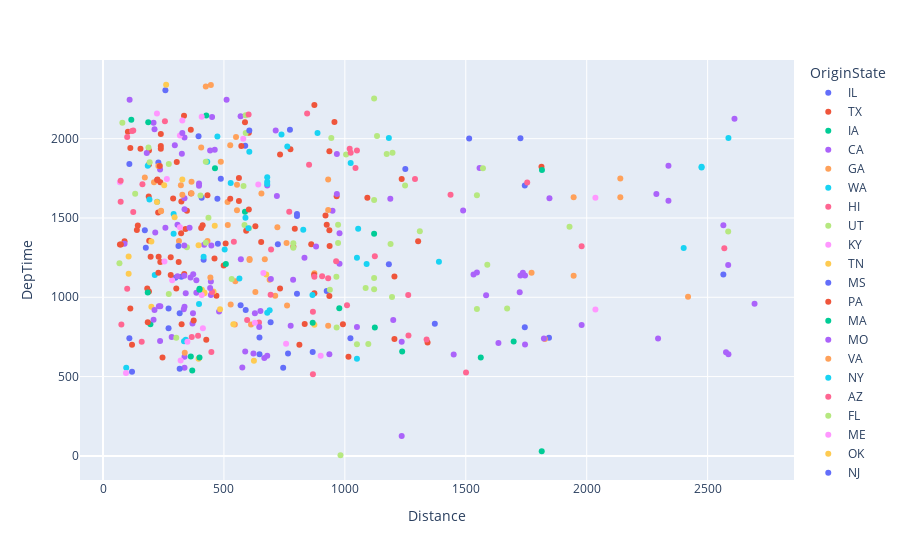

The notebook cell saved with this chart:
### Code cell
# Using plotly.express
# args = 'data':dataframe, 'x', 'y' : columns we are interested in
fig = px.scatter( airplane_df, x= 'Distance', y= 'DepTime', color= 'OriginState') # Setting color wtih column (OriginState)

fig.show()

### Figure 1 — Plotly figure (JSON) as saved in the notebook; plotly's stock layout.template omitted (floating-point values rounded to 4 significant figures)
{"data": [{"hovertemplate": "OriginState=IL<br>Distance=%{x}<br>DepTime=%{y}<extra></extra>", "legendgroup": "IL", "marker": {"color": "#636efa", "symbol": "circle"}, "mode": "markers", "name": "IL", "orientation": "v", "showlegend": true, "type": "scatter", "x": [109, 647, 271, 473, 157, 395, 723, 416, 229, 647, 773, 258, 271, 590, 802, 867, 1744, 299, 1105, 925, 678, 109, 1250, 296, 802, 1726, 693, 802, 588, 1744, 177, 1844, 1514, 1182], "xaxis": "x", "y": [742, 641, 804, 1621, null, 2015, 1334, 1236, 1850, 747, 2056, 2305, 930, 920, 1525, 655, 811, 1123, null, 1039, null, 1840, 1809, null, 1023, 2002, 842, 1513, 1956, 1704, 1313, 745, 2001, 1208], "yaxis": "y"}, {"hovertemplate": "OriginState=TX<br>Distance=%{x}<br>DepTime=%{y}<extra></extra>", "legendgroup": "TX", "marker": {"color": "#EF553B", "symbol": "circle"}, "mode": "markers", "name": "TX", "orientation": "v", "showlegend": true, "type": "scatter", "x": [732, 793, 347, 936, 237, 812, 1205, 247, 246, 1342, 461, 874, 323, 183, 732, 190, 1205, 237, 140, 239, 936, 103, 239, 89, 239, 364, 874, 630, 562, 562, 1303, 572, 313, 305, 341, 427, 303, 603, 925, 190, 592, 775, 432, 937, 189, 1235, 787, 469, 190, 191, 966, 1093, 324, 936], "xaxis": "x", "y": [1900, 1432, 1546, 1920, 1222, 701, 1131, null, 620, 715, 1245, 1025, 1403, 1055, 1056, 1837, 737, 1726, 1424, 1954, 1422, 2043, 1936, 1353, 2030, 1655, 2213, 1448, 1607, 1752, 1353, 1954, 1222, 1853, 1430, 733, 1055, 2037, 1458, 1925, 1419, 1934, 1644, 1324, 1636, 1745, 1320, 1009, 1036, 1357, 1637, 1628, 1604, 1008], "yaxis": "y"}, {"hovertemplate": "OriginState=IA<br>Distance=%{x}<br>DepTime=%{y}<extra></extra>", "legendgroup": "IA", "marker": {"color": "#00cc96", "symbol": "circle"}, "mode": "markers", "name": "IA", "orientation": "v", "showlegend": true, "type": "scatter", "x": [117, 196], "xaxis": "x", "y": [2120, 830], "yaxis": "y"}, {"hovertemplate": "OriginState=CA<br>Distance=%{x}<br>DepTime=%{y}<extra></extra>", "legendgroup": "CA", "marker": {"color": "#ab63fa", "symbol": "circle"}, "mode": "markers", "name": "CA", "orientation": "v", "showlegend": true, "type": "scatter", "x": [1846, 1532, 209, 372, 2288, 451, 967, 1745, 949, 2338, 326, 236, 297, 714, 1050, 370, 2565, 342, 1635, 833, 651, 480, 628, 362, 386, 446, 337, 418, 679, 1726, 2295, 588, 337, 978, 337, 2585, 373, 1979, 110, 2576, 397, 2611, 776, 2694, 1723, 337, 1188, 1235, 978, 1584, 446, 334, 1450, 337, 231, 236, 397, 569, 358, 1546, 1200, 181, 308, 1745, 679, 1235, 967, 216, 89, 2338, 209, 2586, 622, 337], "xaxis": "x", "y": [1625, 1143, 858, 900, 1651, 2137, 1904, 1137, 1545, 1609, 1905, 725, 1958, 2052, 812, 835, 1454, 1025, 711, 1249, 914, 910, 900, 1125, 1028, 1100, 1624, 1331, 632, 1137, 740, 658, 1555, 1211, 556, 1203, 1145, 826, 2246, 654, 1717, 2125, 821, 959, 1031, 940, 1621, 125, 1404, 1013, 1015, 925, 640, 2007, 944, 1806, 1703, 2142, 1439, 1157, 857, 1910, 1458, 703, 1705, 720, 1651, 1409, 1337, 1830, 2101, 641, 645, 625], "yaxis": "y"}, {"hovertemplate": "OriginState=GA<br>Distance=%{x}<br>DepTime=%{y}<extra></extra>", "legendgroup": "GA", "marker": {"color": "#FFA15A", "symbol": "circle"}, "mode": "markers", "name": "GA", "orientation": "v", "showlegend": true, "type": "scatter", "x": [432, 2139, 547, 526, 545, 515, 606, 406, 2139, 874, 366, 606, 425, 83, 761, 1946, 689, 446, 721, 528, 554, 669, 1946, 712, 366], "xaxis": "x", "y": [1355, 1630, 1101, 1958, 829, 1601, 1235, 1945, 1749, 1152, 1656, 1241, 2329, null, 948, 1631, 1111, 2339, 1442, 954, 1710, 1239, 1135, 1010, 1728], "yaxis": "y"}, {"hovertemplate": "OriginState=WA<br>Distance=%{x}<br>DepTime=%{y}<extra></extra>", "legendgroup": "WA", "marker": {"color": "#19d3f3", "symbol": "circle"}, "mode": "markers", "name": "WA", "orientation": "v", "showlegend": true, "type": "scatter", "x": [866, 2401, 679, 1024, 605, 679, 1050, 224, 689, 679, 564, 679, 1050], "xaxis": "x", "y": [1015, 1310, 1728, 1846, 1918, 902, 613, 1603, 919, 1757, 1118, 1714, 1250], "yaxis": "y"}, {"hovertemplate": "OriginState=HI<br>Distance=%{x}<br>DepTime=%{y}<extra></extra>", "legendgroup": "HI", "marker": {"color": "#FF6692", "symbol": "circle"}, "mode": "markers", "name": "HI", "orientation": "v", "showlegend": true, "type": "scatter", "x": [100, 100, 2569, 163], "xaxis": "x", "y": [1053, 2011, 1309, 1713], "yaxis": "y"}, {"hovertemplate": "OriginState=UT<br>Distance=%{x}<br>DepTime=%{y}<extra></extra>", "legendgroup": "UT", "marker": {"color": "#B6E880", "symbol": "circle"}, "mode": "markers", "name": "UT", "orientation": "v", "showlegend": true, "type": "scatter", "x": [1589, 532, 585, 1249, 590, 188, 1195, 436, 590, 347], "xaxis": "x", "y": [1205, 1115, 1455, 1704, 2036, 1944, 1001, 1502, 2147, 1315], "yaxis": "y"}, {"hovertemplate": "OriginState=KY<br>Distance=%{x}<br>DepTime=%{y}<extra></extra>", "legendgroup": "KY", "marker": {"color": "#FF97FF", "symbol": "circle"}, "mode": "markers", "name": "KY", "orientation": "v", "showlegend": true, "type": "scatter", "x": [264, 2036, 321, 318, 318, 70, 757, 413, 642, 286, 2036, 254], "xaxis": "x", "y": [1745, 1627, 601, 2020, 1441, 1725, 707, 805, 1711, 1108, 923, 1225], "yaxis": "y"}, {"hovertemplate": "OriginState=TN<br>Distance=%{x}<br>DepTime=%{y}<extra></extra>", "legendgroup": "TN", "marker": {"color": "#FECB52", "symbol": "circle"}, "mode": "markers", "name": "TN", "orientation": "v", "showlegend": true, "type": "scatter", "x": [484, 395, 200, 874, 106, 409, 675, 457, 200, 106], "xaxis": "x", "y": [925, 613, 941, 827, 1148, 1048, 1144, 1037, 1351, 1257], "yaxis": "y"}, {"hovertemplate": "OriginState=MS<br>Distance=%{x}<br>DepTime=%{y}<extra></extra>", "legendgroup": "MS", "marker": {"color": "#636efa", "symbol": "circle"}, "mode": "markers", "name": "MS", "orientation": "v", "showlegend": true, "type": "scatter", "x": [324, 408], "xaxis": "x", "y": [1129, 1627], "yaxis": "y"}, {"hovertemplate": "OriginState=PA<br>Distance=%{x}<br>DepTime=%{y}<extra></extra>", "legendgroup": "PA", "marker": {"color": "#EF553B", "symbol": "circle"}, "mode": "markers", "name": "PA", "orientation": "v", "showlegend": true, "type": "scatter", "x": [280, 144, 336, 406, 992, 375, 228, 363, 185, 920, 70, 654, 499, 280, 861, 507, 1813, 290, 412, 587, 526, 335, 873, 834], "xaxis": "x", "y": [1252, 1453, 1146, 1437, 830, 853, 1535, 2056, 843, 1515, 1333, 1349, 1200, 1141, 1335, 1339, 1823, 1623, 1454, 2103, 1621, 2144, 1142, 831], "yaxis": "y"}, {"hovertemplate": "OriginState=MA<br>Distance=%{x}<br>DepTime=%{y}<extra></extra>", "legendgroup": "MA", "marker": {"color": "#00cc96", "symbol": "circle"}, "mode": "markers", "name": "MA", "orientation": "v", "showlegend": true, "type": "scatter", "x": [369, 185, 1237, 187, 399, 1121, 399, 1562, 1124, 1698, 867], "xaxis": "x", "y": [538, 1030, 658, 2103, 1053, 1400, 620, 621, 809, 721, 839], "yaxis": "y"}, {"hovertemplate": "OriginState=MO<br>Distance=%{x}<br>DepTime=%{y}<extra></extra>", "legendgroup": "MO", "marker": {"color": "#ab63fa", "symbol": "circle"}, "mode": "markers", "name": "MO", "orientation": "v", "showlegend": true, "type": "scatter", "x": [1557, 258, 237, 719, 667, 881, 694, 462, 1489, 1736, 786, 229], "xaxis": "x", "y": [1815, 1439, 944, 1639, 617, 1320, 1116, 1930, 1547, 1154, 1110, null], "yaxis": "y"}, {"hovertemplate": "OriginState=VA<br>Distance=%{x}<br>DepTime=%{y}<extra></extra>", "legendgroup": "VA", "marker": {"color": "#FFA15A", "symbol": "circle"}, "mode": "markers", "name": "VA", "orientation": "v", "showlegend": true, "type": "scatter", "x": [931, 1827, 2419, 444, 322, 211, 516, 931, 759, 655, 931, 229, 612, 612], "xaxis": "x", "y": [1742, 737, 1004, 1125, 1707, 1726, 1455, 1551, 1343, 1654, 821, 1828, null, 829], "yaxis": "y"}, {"hovertemplate": "OriginState=NY<br>Distance=%{x}<br>DepTime=%{y}<extra></extra>", "legendgroup": "NY", "marker": {"color": "#19d3f3", "symbol": "circle"}, "mode": "markers", "name": "NY", "orientation": "v", "showlegend": true, "type": "scatter", "x": [214, 503, 1182, 528, 2475, 431, 2475, 738, 292, 292, 96, 1389, 335, 762, 1090, 473, 2586, 828, 887, 185, 589], "xaxis": "x", "y": [1140, 1301, 2005, 1720, 1819, 1855, 1823, 2026, 1525, 1401, 555, 1224, 722, 1951, 1210, 2014, 2004, 1426, 2036, 1829, 1502], "yaxis": "y"}, {"hovertemplate": "OriginState=AZ<br>Distance=%{x}<br>DepTime=%{y}<extra></extra>", "legendgroup": "AZ", "marker": {"color": "#FF6692", "symbol": "circle"}, "mode": "markers", "name": "AZ", "orientation": "v", "showlegend": true, "type": "scatter", "x": [1009, 160, 1979, 256, 868, 367, 1020, 451, 868, 1262, 1263, 1044], "xaxis": "x", "y": [950, 720, 1321, 2110, 515, 750, 1936, 1034, 909, 1015, 759, 1815], "yaxis": "y"}, {"hovertemplate": "OriginState=FL<br>Distance=%{x}<br>DepTime=%{y}<extra></extra>", "legendgroup": "FL", "marker": {"color": "#B6E880", "symbol": "circle"}, "mode": "markers", "name": "FL", "orientation": "v", "showlegend": true, "type": "scatter", "x": [938, 1197, 787, 581, 1050, 272, 1546, 604, 1086, 1310, 133, 1121, 403, 1189, 966, 787, 965, 1121, 972, 1133, 1097, 80, 1121, 193, 2585, 1121, 982, 1005, 944, 972, 272, 1173, 1546, 972], "xaxis": "x", "y": [1048, 1911, 1312, 1701, 704, 1020, 1643, 1435, 1058, 1416, 1652, 1122, 1642, 1336, 809, 1340, 1129, 2253, 1342, 2017, 706, 2100, 1614, 1851, 1414, 1050, 4, 1900, 2005, null, 1840, 1903, 926, 1458], "yaxis": "y"}, {"hovertemplate": "OriginState=ME<br>Distance=%{x}<br>DepTime=%{y}<extra></extra>", "legendgroup": "ME", "marker": {"color": "#FF97FF", "symbol": "circle"}, "mode": "markers", "name": "ME", "orientation": "v", "showlegend": true, "type": "scatter", "x": [95, 900], "xaxis": "x", "y": [523, 631], "yaxis": "y"}, {"hovertemplate": "OriginState=OK<br>Distance=%{x}<br>DepTime=%{y}<extra></extra>", "legendgroup": "OK", "marker": {"color": "#FECB52", "symbol": "circle"}, "mode": "markers", "name": "OK", "orientation": "v", "showlegend": true, "type": "scatter", "x": [419, 462, 395, 419, 223], "xaxis": "x", "y": [1030, 1451, 1328, 1025, 1600], "yaxis": "y"}, {"hovertemplate": "OriginState=NJ<br>Distance=%{x}<br>DepTime=%{y}<extra></extra>", "legendgroup": "NJ", "marker": {"color": "#636efa", "symbol": "circle"}, "mode": "markers", "name": "NJ", "orientation": "v", "showlegend": true, "type": "scatter", "x": [2565, 569, 745, 605, 1372, 1023, 487], "xaxis": "x", "y": [1143, 950, 556, 2051, 833, 742, 1747], "yaxis": "y"}, {"hovertemplate": "OriginState=MI<br>Distance=%{x}<br>DepTime=%{y}<extra></extra>", "legendgroup": "MI", "marker": {"color": "#EF553B", "symbol": "circle"}, "mode": "markers", "name": "MI", "orientation": "v", "showlegend": true, "type": "scatter", "x": [113, 1015, 155, 113, 224, 235, 225, 957, 74, 229, 230, 120], "xaxis": "x", "y": [1941, 625, 1937, 930, 1740, 1827, 1743, 2105, 1333, 1155, 1255, 700], "yaxis": "y"}, {"hovertemplate": "OriginState=IN<br>Distance=%{x}<br>DepTime=%{y}<extra></extra>", "legendgroup": "IN", "marker": {"color": "#00cc96", "symbol": "circle"}, "mode": "markers", "name": "IN", "orientation": "v", "showlegend": true, "type": "scatter", "x": [977, 1814, 587, 427, 363, 1815, 508], "xaxis": "x", "y": [931, 29, 1540, 2146, 627, 1802, 1210], "yaxis": "y"}, {"hovertemplate": "OriginState=ND<br>Distance=%{x}<br>DepTime=%{y}<extra></extra>", "legendgroup": "ND", "marker": {"color": "#ab63fa", "symbol": "circle"}, "mode": "markers", "name": "ND", "orientation": "v", "showlegend": true, "type": "scatter", "x": [284, 627, 576, 386], "xaxis": "x", "y": [750, null, 557, 1108], "yaxis": "y"}, {"hovertemplate": "OriginState=OH<br>Distance=%{x}<br>DepTime=%{y}<extra></extra>", "legendgroup": "OH", "marker": {"color": "#FFA15A", "symbol": "circle"}, "mode": "markers", "name": "OH", "orientation": "v", "showlegend": true, "type": "scatter", "x": [314, 338, 1772, 240, 240, 328, 554, 487], "xaxis": "x", "y": [1355, 651, 1155, 1546, 1542, 1646, 1548, 1854], "yaxis": "y"}, {"hovertemplate": "OriginState=NV<br>Distance=%{x}<br>DepTime=%{y}<extra></extra>", "legendgroup": "NV", "marker": {"color": "#19d3f3", "symbol": "circle"}, "mode": "markers", "name": "NV", "orientation": "v", "showlegend": true, "type": "scatter", "x": [397, 236, 601, 192, 1055], "xaxis": "x", "y": [957, null, 1436, 1617, 1432], "yaxis": "y"}, {"hovertemplate": "OriginState=CO<br>Distance=%{x}<br>DepTime=%{y}<extra></extra>", "legendgroup": "CO", "marker": {"color": "#FF6692", "symbol": "circle"}, "mode": "markers", "name": "CO", "orientation": "v", "showlegend": true, "type": "scatter", "x": [1437, 1290, 1024, 844, 73, 125, 1754, 1338, 964, 1452, 73, 645, 125, 770, 602], "xaxis": "x", "y": [1647, 1746, 1912, 2158, 1602, 2051, 1724, 734, 1227, null, 1734, 841, 1538, 1539, 2152], "yaxis": "y"}, {"hovertemplate": "OriginState=LA<br>Distance=%{x}<br>DepTime=%{y}<extra></extra>", "legendgroup": "LA", "marker": {"color": "#B6E880", "symbol": "circle"}, "mode": "markers", "name": "LA", "orientation": "v", "showlegend": true, "type": "scatter", "x": [425, 1671, 303, 425], "xaxis": "x", "y": [1855, 930, 745, 1344], "yaxis": "y"}, {"hovertemplate": "OriginState=MD<br>Distance=%{x}<br>DepTime=%{y}<extra></extra>", "legendgroup": "MD", "marker": {"color": "#FF97FF", "symbol": "circle"}, "mode": "markers", "name": "MD", "orientation": "v", "showlegend": true, "type": "scatter", "x": [408, 663, 328, 408], "xaxis": "x", "y": [1015, 1153, 2114, 2138], "yaxis": "y"}, {"hovertemplate": "OriginState=AK<br>Distance=%{x}<br>DepTime=%{y}<extra></extra>", "legendgroup": "AK", "marker": {"color": "#FECB52", "symbol": "circle"}, "mode": "markers", "name": "AK", "orientation": "v", "showlegend": true, "type": "scatter", "x": [253, 261, 539, 624], "xaxis": "x", "y": [1707, 2340, 830, 600], "yaxis": "y"}, {"hovertemplate": "OriginState=WI<br>Distance=%{x}<br>DepTime=%{y}<extra></extra>", "legendgroup": "WI", "marker": {"color": "#636efa", "symbol": "circle"}, "mode": "markers", "name": "WI", "orientation": "v", "showlegend": true, "type": "scatter", "x": [317, 312, 173, 120, 475, 765], "xaxis": "x", "y": [550, 1323, 1423, 531, 1338, 645], "yaxis": "y"}, {"hovertemplate": "OriginState=AL<br>Distance=%{x}<br>DepTime=%{y}<extra></extra>", "legendgroup": "AL", "marker": {"color": "#EF553B", "symbol": "circle"}, "mode": "markers", "name": "AL", "orientation": "v", "showlegend": true, "type": "scatter", "x": [603, 325], "xaxis": "x", "y": [1554, 830], "yaxis": "y"}, {"hovertemplate": "OriginState=MT<br>Distance=%{x}<br>DepTime=%{y}<extra></extra>", "legendgroup": "MT", "marker": {"color": "#00cc96", "symbol": "circle"}, "mode": "markers", "name": "MT", "orientation": "v", "showlegend": true, "type": "scatter", "x": [463], "xaxis": "x", "y": [1814], "yaxis": "y"}, {"hovertemplate": "OriginState=NC<br>Distance=%{x}<br>DepTime=%{y}<extra></extra>", "legendgroup": "NC", "marker": {"color": "#ab63fa", "symbol": "circle"}, "mode": "markers", "name": "NC", "orientation": "v", "showlegend": true, "type": "scatter", "x": [1823, 570, 936, 443, 336, 511, 443, 213, 336, 646, 448, 213, 308], "xaxis": "x", "y": [740, 1240, 641, 1925, 1326, 2245, 1059, 2059, 1136, 813, 1326, 920, 1133], "yaxis": "y"}, {"hovertemplate": "OriginState=OR<br>Distance=%{x}<br>DepTime=%{y}<extra></extra>", "legendgroup": "OR", "marker": {"color": "#FFA15A", "symbol": "circle"}, "mode": "markers", "name": "OR", "orientation": "v", "showlegend": true, "type": "scatter", "x": [630, 550], "xaxis": "x", "y": [1033, 2011], "yaxis": "y"}, {"hovertemplate": "OriginState=NE<br>Distance=%{x}<br>DepTime=%{y}<extra></extra>", "legendgroup": "NE", "marker": {"color": "#19d3f3", "symbol": "circle"}, "mode": "markers", "name": "NE", "orientation": "v", "showlegend": true, "type": "scatter", "x": [342, 416], "xaxis": "x", "y": [732, 1255], "yaxis": "y"}, {"hovertemplate": "OriginState=MN<br>Distance=%{x}<br>DepTime=%{y}<extra></extra>", "legendgroup": "MN", "marker": {"color": "#FF6692", "symbol": "circle"}, "mode": "markers", "name": "MN", "orientation": "v", "showlegend": true, "type": "scatter", "x": [448, 874, 1124, 1050, 852, 906, 931, 120, 693, 596, 695, 393, 76, 541, 1501], "xaxis": "x", "y": [655, 1129, 1258, 1925, 1836, 1133, 1120, 2049, 1016, 857, 1302, 758, 829, 1350, 526], "yaxis": "y"}, {"hovertemplate": "OriginState=PR<br>Distance=%{x}<br>DepTime=%{y}<extra></extra>", "legendgroup": "PR", "marker": {"color": "#B6E880", "symbol": "circle"}, "mode": "markers", "name": "PR", "orientation": "v", "showlegend": true, "type": "scatter", "x": [1571, 1929, 68], "xaxis": "x", "y": [1814, 1444, 1215], "yaxis": "y"}, {"hovertemplate": "OriginState=NM<br>Distance=%{x}<br>DepTime=%{y}<extra></extra>", "legendgroup": "NM", "marker": {"color": "#FF97FF", "symbol": "circle"}, "mode": "markers", "name": "NM", "orientation": "v", "showlegend": true, "type": "scatter", "x": [628, 349, 580, 223], "xaxis": "x", "y": [840, 719, 2000, 2158], "yaxis": "y"}, {"hovertemplate": "OriginState=AR<br>Distance=%{x}<br>DepTime=%{y}<extra></extra>", "legendgroup": "AR", "marker": {"color": "#FECB52", "symbol": "circle"}, "mode": "markers", "name": "AR", "orientation": "v", "showlegend": true, "type": "scatter", "x": [296, 328], "xaxis": "x", "y": [1504, 1742], "yaxis": "y"}, {"hovertemplate": "OriginState=SC<br>Distance=%{x}<br>DepTime=%{y}<extra></extra>", "legendgroup": "SC", "marker": {"color": "#636efa", "symbol": "circle"}, "mode": "markers", "name": "SC", "orientation": "v", "showlegend": true, "type": "scatter", "x": [317], "xaxis": "x", "y": [900], "yaxis": "y"}, {"hovertemplate": "OriginState=SD<br>Distance=%{x}<br>DepTime=%{y}<extra></extra>", "legendgroup": "SD", "marker": {"color": "#EF553B", "symbol": "circle"}, "mode": "markers", "name": "SD", "orientation": "v", "showlegend": true, "type": "scatter", "x": [197], "xaxis": "x", "y": [1255], "yaxis": "y"}, {"hovertemplate": "OriginState=ID<br>Distance=%{x}<br>DepTime=%{y}<extra></extra>", "legendgroup": "ID", "marker": {"color": "#00cc96", "symbol": "circle"}, "mode": "markers", "name": "ID", "orientation": "v", "showlegend": true, "type": "scatter", "x": [399], "xaxis": "x", "y": [1048], "yaxis": "y"}, {"hovertemplate": "OriginState=RI<br>Distance=%{x}<br>DepTime=%{y}<extra></extra>", "legendgroup": "RI", "marker": {"color": "#ab63fa", "symbol": "circle"}, "mode": "markers", "name": "RI", "orientation": "v", "showlegend": true, "type": "scatter", "x": [328], "xaxis": "x", "y": [2035], "yaxis": "y"}, {"hovertemplate": "OriginState=WV<br>Distance=%{x}<br>DepTime=%{y}<extra></extra>", "legendgroup": "WV", "marker": {"color": "#FFA15A", "symbol": "circle"}, "mode": "markers", "name": "WV", "orientation": "v", "showlegend": true, "type": "scatter", "x": [173], "xaxis": "x", "y": [1755], "yaxis": "y"}], "layout": {"legend": {"title": {"text": "OriginState"}, "tracegroupgap": 0}, "margin": {"t": 60}, "xaxis": {"anchor": "y", "domain": [0, 1], "title": {"text": "Distance"}}, "yaxis": {"anchor": "x", "domain": [0, 1], "title": {"text": "DepTime"}}}}
